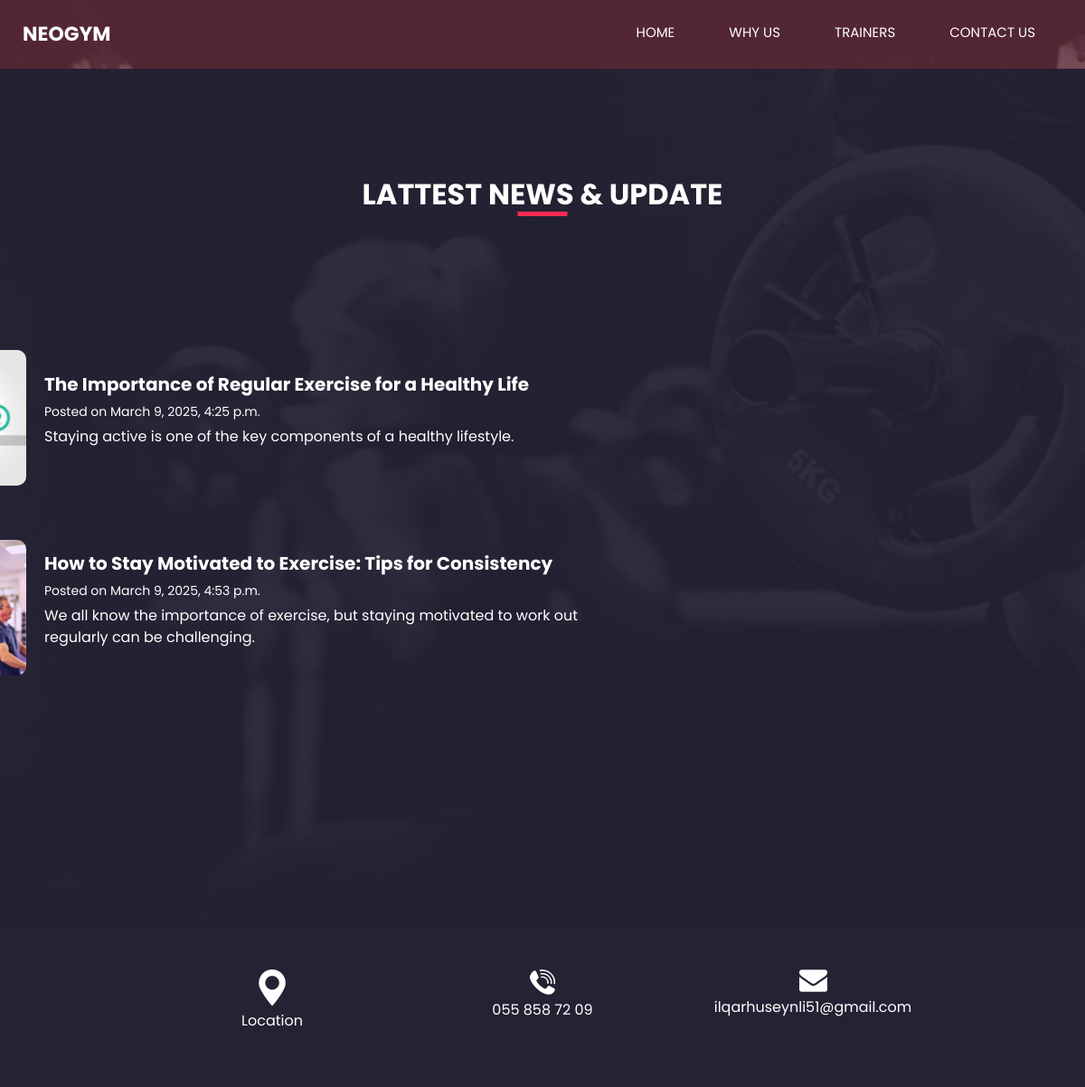
Page /news/ on the committed database.
### myapp/models.py (models this page shows)
class Blog(models.Model):
    title = models.CharField(max_length=100)
    description = models.TextField(max_length=300)
    content = models.TextField(max_length=1000)
    image = models.ImageField(upload_to='images/')
    created_at = models.DateTimeField(auto_now=True, null=True)
    updated_at = models.DateTimeField(auto_now=True, null=True)

class Info_Section(models.Model):
    item_name = models.CharField(max_length=50)
    item_url = models.URLField(blank=True, null=True)
    copy_info = models.CharField(max_length=50, blank=True, null=True)
    item_icon = models.ImageField(upload_to='images/',blank=True)
    created_at = models.DateTimeField(auto_now=True, null=True)
    updated_at = models.DateTimeField(auto_now=True, null=True)

### myapp/views.py (the view)
# urls.py: path('news/', views.news, name='news'),
def news(request):
    blog = Blog.objects.all()
    info_section = Info_Section.objects.all()
    return render(request, 'news.html', {
        'name': 'news',
        'blog': blog,
        'info_section': info_section
    })

### templates/news.html (shortened to what this page needs)
{% extends "base.html" %}
{% load static %}
{% block content %}
  <section class="us_section layout_padding">
        <div class="container">
          <div class="heading_container">
        <h2>
          LATTEST NEWS & UPDATE
        </h2>
      </div>
        </div>
     <section class="news_section layout_padding">
    <div class="container">
      <div class="main-content">
        {% for blog in blog %}
        <div class="post-preview">
          <img src="{{blog.image.url}}" alt="Post Image">
          <div class="post-text">
            <h2 class="post-title">{{blog.title}}</h2>
            <p class="post-meta">Posted on {{blog.created_at}}</p>
            <p class="post-content">
              {{blog.description}}
            </p>
          </div>
        </div>
        {% endfor %}
      </div>
    </div>
  </section>
  </section>
{% endblock %}

### templates/base.html (shortened to what this page needs)
{% load static %}
<!DOCTYPE html>
<html>
<head>
  <link rel="stylesheet" type="text/css" href="https://cdnjs.cloudflare.com/ajax/libs/OwlCarousel2/2.3.4/assets/owl.carousel.min.css" />
  <link rel="stylesheet" type="text/css" href="{% static 'css/bootstrap.css' %}" />
  <link rel="stylesheet" type="text/css" href="{% static 'css/style.css' %}" />
  <link rel="stylesheet" type="text/css" href="{% static 'css/responsive.css' %}" />
</head>
<body class="{% if request.path != '/' %}sub_page{% endif %}">
  <div class="hero_area">
    <header class="header_section">
      <div class="container-fluid">
        <nav class="navbar navbar-expand-lg custom_nav-container ">
          <a class="navbar-brand" href="{% url 'index' %}">
            <span>
              Neogym
            </span>
          </a>
          <div class="collapse navbar-collapse" id="navbarSupportedContent">
            <div class="d-flex ml-auto flex-column flex-lg-row align-items-center">
              <ul class="navbar-nav  ">
                <li class="nav-item {% if request.path == '/' %} active {% endif %}">
                  <a class="nav-link" href="{% url 'index' %}">Home <span class="sr-only">(current)</span></a>
                </li>
                <li class="nav-item {% if request.path == '/why_us/' %} active {% endif %}">
                  <a class="nav-link" href="{% url 'why_us' %}"> Why us </a>
                </li>
                <li class="nav-item {% if request.path == '/trainer/' %} active {% endif %}">
                  <a class="nav-link" href="{% url 'trainer' %}"> trainers</a>
                </li>
                <li class="nav-item {% if request.path == '/contact/' %} active {% endif %}">
                  <a class="nav-link" href="{% url 'contact' %}"> Contact Us</a>
                </li>
              </ul>
            </div>
          </div>
        </nav>
      </div>
    </header>
  </div>
{% block content %}{% endblock %}
<section class="info_section layout_padding2">
    <div class="container">
        <div class="info_items">
            {% for info in info_section %}
                {% if not info.item_url or info.item_url == "None" %}
                    <a href="#" onclick="copyToClipboard('{{ info.copy_info }}'); return false;">
                {% else %}
                    <a href="{{ info.item_url }}" target="_blank">
                {% endif %}
                        <div class="item">
                            <div class="">
                                <img src="{{ info.item_icon.url }}" alt="">
                            </div>
                            <div class="detail-box">
                                <p>{{ info.item_name }}</p>
                            </div>
                        </div>
                    </a>
            {% endfor %}
        </div>
    </div>
</section>
</body>
</html>

### static/css/style.css (style rules this page uses)
body { font-family: 'Poppins', sans-serif; color: #000000; background-color: #ffffff; }
.layout_padding { padding-top: 120px; padding-bottom: 120px; }
.layout_padding2 { padding-top: 45px; padding-bottom: 45px; }
.heading_container { display: -webkit-box; display: -ms-flexbox; display: flex; -webkit-box-pack: center; -ms-flex-pack: center; justify-content: center; text-align: center; }
.heading_container h2 { font-weight: bold; position: relative; padding-bottom: 5px; text-transform: uppercase; }
.heading_container h2::before { content: ""; position: absolute; bottom: 0; left: 50%; width: 55px; height: 5px; background-color: #ff2953; -webkit-transform: translateX(-50%); transform: translateX(-50%); }
.hero_area { height: 100vh; display: -webkit-box; display: -ms-flexbox; display: flex; -webkit-box-orient: vertical; -webkit-box-direction: normal; -ms-flex-direction: column; flex-direction: column; background-image: url(../images/hero-bg.jpg); background-size: cover; background-attachment: fixed; }
.sub_page .hero_area { height: auto; }
.header_section .container-fluid { padding-right: 25px; padding-left: 25px; }
.custom_nav-container.navbar-expand-lg .navbar-nav .nav-item .nav-link { margin: 10px 30px; padding: 0; padding-bottom: 3px; color: #ffffff; text-align: center; position: relative; text-transform: uppercase; font-size: 15px; }
.custom_nav-container.navbar-expand-lg .navbar-nav .nav-item .nav-link::after { display: none; content: ""; position: absolute; left: 0; bottom: 0; width: 100%; height: 3px; border-radius: 5px; background-color: #ffffff; }
a, a:hover, a:focus { text-decoration: none; }
.navbar-brand { display: -webkit-box; display: -ms-flexbox; display: flex; -webkit-box-align: center; -ms-flex-align: center; align-items: center; position: relative; }
.navbar-brand span { font-size: 22px; text-transform: uppercase; font-weight: bold; color: #ffffff; position: relative; z-index: 3; }
.custom_nav-container { z-index: 99999; padding: 15px 0; }
.us_section { background-image: url(../images/us-bg.jpg); background-size: cover; background-attachment: fixed; color: #ffffff; }
.info_section { background-color: #252233; }
.info_items { width: 70%; margin: 0 auto; display: -webkit-box; display: -ms-flexbox; display: flex; -webkit-box-pack: justify; -ms-flex-pack: justify; justify-content: space-between; }
.info_items .item { width: 200px; display: -webkit-box; display: -ms-flexbox; display: flex; -webkit-box-orient: vertical; -webkit-box-direction: normal; -ms-flex-direction: column; flex-direction: column; -webkit-box-align: center; -ms-flex-align: center; align-items: center; text-align: center; }
.info_items .item .detail-box { margin-top: 5px; color: #fff; }
.info_items { position: relative; }
.info_items a { position: relative; }

### static/css/responsive.css (style rules this page uses)
@media (min-width: 1200px) { .container { max-width: 1170px; } }

### templates/news.html (style rules this page uses)
.main-content { text-align: left; margin-left: -15%; margin-right: auto; max-width: 800px; }
.detail-box { text-align: center; }
.post-preview { display: flex; background-color: #; padding: 20px; border-radius: 10px; margin-bottom: 20px; align-items: center; }
.post-preview img { width: 150px; height: 150px; object-fit: cover; border-radius: 10px; margin-right: 20px; }
.post-text { flex: 1; }
.post-title { font-size: 20px; font-weight: bold; color: #fff; }
.post-meta { font-size: 14px; color: #fff; margin: 5px 0; }
.post-content { font-size: 16px; color: #fff; }

### rows in the picture
Blog: image (picture), title "The Importance of Regular Exercise for a Healthy Life", created_at "March 9, 2025, 4:25 p.m.", description "Staying active is one of the key components of a healthy lifestyle."
Blog: image (picture), title "How to Stay Motivated to Exercise: Tips for Consistency", created_at "March 9, 2025, 4:53 p.m.", description "We all know the importance of exercise, but staying motivated to work out regularly can be challenging."
Info_Section: item_icon (picture), item_name "Location"
Info_Section: item_icon (picture), item_name "055 858 72 09"
Info_Section: item_icon (picture), item_name "ilqarhuseynli51@gmail.com"
